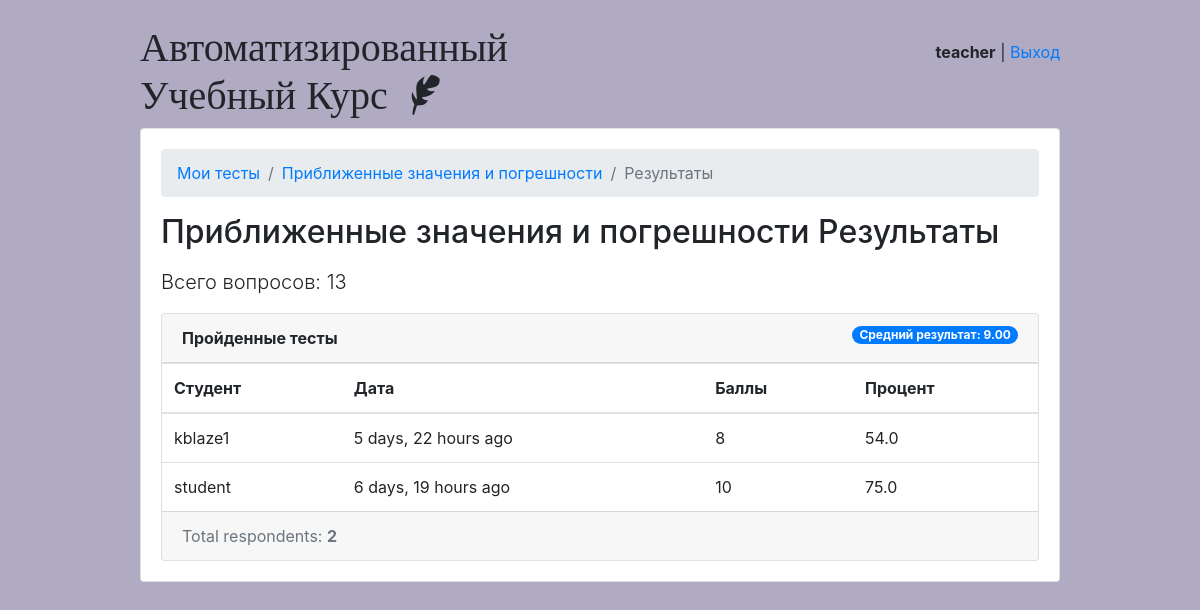
/teachers/quiz/39/results/ (signed in), run on the app's committed database.
### classroom/models.py (models this page shows, shortened)
class User(AbstractUser):
    is_student = models.BooleanField(default=False)
    is_teacher = models.BooleanField(default=False)

class Quiz(models.Model):
    owner = models.ForeignKey(User, on_delete=models.CASCADE, related_name='quizzes')
    name = models.CharField(max_length=255)
    subject = models.ForeignKey(Subject, on_delete=models.CASCADE, related_name='quizzes')

class TakenQuiz(models.Model):
    student = models.ForeignKey(Student, on_delete=models.CASCADE, related_name='taken_quizzes')
    quiz = models.ForeignKey(Quiz, on_delete=models.CASCADE, related_name='taken_quizzes')
    score = models.IntegerField()
    score1 = models.FloatField()
    score2 = models.FloatField()
    score3 = models.FloatField()
    percentage = models.FloatField()
    date = models.DateTimeField(auto_now_add=True)

class Student(models.Model):
    user = models.OneToOneField(User, on_delete=models.CASCADE, primary_key=True)
    quizzes = models.ManyToManyField(Quiz, through='TakenQuiz')
    interests = models.ManyToManyField(Subject, related_name='interested_students')
    email = models.CharField(default="", max_length=30)
    first_name = models.CharField(default="", max_length=30)
    last_name = models.CharField(default="", max_length=30)
    group = models.CharField(default="", max_length=10)
    score = models.FloatField(default=0)
    score1 = models.FloatField(default=0)
    score2 = models.FloatField(default=0)
    score3 = models.FloatField(default=0)
    predict = models.FloatField(default=0)

### classroom/views/teachers.py (the view)
# urls.py: path('quiz/<int:pk>/results/', teachers.QuizResultsView.as_view(), name='quiz_results'),
@method_decorator([login_required, teacher_required], name='dispatch')
class QuizResultsView(DetailView):
    model = Quiz
    context_object_name = 'quiz'
    template_name = 'classroom/teachers/quiz_results.html'
    def get_context_data(self, **kwargs):
        quiz = self.get_object()
        taken_quizzes = quiz.taken_quizzes.select_related('student__user').order_by('-date')
        total_taken_quizzes = taken_quizzes.count()
        quiz_score = quiz.taken_quizzes.aggregate(average_score=Avg('score'))
        extra_context = {
            'taken_quizzes': taken_quizzes,
            'total_taken_quizzes': total_taken_quizzes,
            'quiz_score': quiz_score,
            'total_questions':quiz.questions.count()
        }
        kwargs.update(extra_context)
        return super().get_context_data(**kwargs)
    def get_queryset(self):
        return self.request.user.quizzes.all()

### classroom/templates/classroom/teachers/quiz_results.html
{% extends 'base.html' %}
{% load crispy_forms_tags humanize %}
{% block content %}
  <nav aria-label="breadcrumb">
    <ol class="breadcrumb">
      <li class="breadcrumb-item"><a href="{% url 'teachers:quiz_change_list' %}">Мои тесты</a></li>
      <li class="breadcrumb-item"><a href="{% url 'teachers:quiz_change' quiz.pk %}">{{ quiz.name }}</a></li>
      <li class="breadcrumb-item active" aria-current="page">Результаты</li>
    </ol>
  </nav>
  <h2 class="mb-3">{{ quiz.name }} Результаты</h2>
  <p class="lead">Всего вопросов: {{total_questions}}</p>
  <div class="card">
    <div class="card-header">
      <strong>Пройденные тесты</strong>
      <span class="badge badge-pill badge-primary float-right">Средний результат: {{ quiz_score.average_score|default_if_none:0.0|floatformat:2 }}</span>
    </div>
    <table class="table mb-0">
      <thead>
        <tr>
          <th>Студент</th>
          <th>Дата</th>
          <th>Баллы</th>
          <th>Процент</th>
        </tr>
      </thead>
      <tbody>
        {% for taken_quiz in taken_quizzes %}
          <tr>
            <td>{{ taken_quiz.student.user.username }}</td>
            <td>{{ taken_quiz.date|naturaltime }}</td>
            <td>{{ taken_quiz.score }}</td>
            <td>{{ taken_quiz.percentage }}</td>
          </tr>
        {% endfor %}
      </tbody>
    </table>
    <div class="card-footer text-muted">
      Total respondents: <strong>{{ total_taken_quizzes }}</strong>
    </div>
  </div>
{% endblock %}

### templates/base.html (shortened to what this page needs)
{% load static %}
<!doctype html>
<html lang="en">
  <head>
    <link rel="stylesheet" href="{% static 'css/bootstrap.min.css' %}">
    <link rel="stylesheet" type="text/css" href="{% static 'vendor/fontello-2f186091/css/fontello.css' %}">
    <link rel="stylesheet" type="text/css" href="{% static 'css/app.css' %}">
    {% if user.is_authenticated and user.is_teacher %}
      <link rel="stylesheet" type="text/css" href="{% static 'css/teachers.css' %}">
    {% else %}
      <link rel="stylesheet" type="text/css" href="{% static 'css/students.css' %}">
    {% endif %}
  </head>
  <body>
    <div class="container my-4">
      <div class="row justify-content-center">
        <div class="col-md-10 col-sm-12">
          <div class="row">
            <div class="col-6">
              <h1 class="logo">
                <a href="{% url 'home' %}">
                  Автоматизированный Учебный Курс
                  {% if user.is_authenticated %}
                    {% if user.is_teacher %}
                      <span class="icon-feather" data-toggle="tooltip" data-placement="right" title="Профиль учителя"></span>
                    {% else %}
                      <span class="icon-graduation-cap" data-toggle="tooltip" data-placement="right" title="Профиль студента"></span>
                    {% endif %}
                  {% endif %}
                </a>
              </h1>
            </div>
            <div class="col-6 text-right">
              {% if user.is_authenticated %}
                <p class="pt-3">
                  {% if user.is_student %}
                    <strong><a href="{% url 'students:student_detail' student=user.id %}">{{ user.username }}</a> - {{user.student.score}}</strong>
                  {% else %}
                    <strong>{{ user.username }}</strong>
                  {% endif %}
                    | <a href="{% url 'logout' %}">Выход</a>
                </p>
              {% else %}
                <a href="{% url 'login' %}" class="btn btn-light" role="button">Войти</a>
                <a href="{% url 'signup' %}" class="btn btn-primary" role="button">Регистрация</a>
              {% endif %}
            </div>
          </div>
          <div class="card mb-3">
            <div class="card-body">
              {% block content %}
              {% endblock %}
            </div>
          </div>
        </div>
      </div>
    </div>
  </body>
</html>

### static/css/app.css (style rules this page uses)
.logo { font-family: 'Clicker Script', cursive; }
.logo a { color: #212529; text-decoration: none; }

### static/css/teachers.css (style rules this page uses)
body { background-color: #b0aac2; }

### data on the page
User: username "teacher"
Quiz: name "Приближенные значения и погрешности"
TakenQuiz: student.user.username "kblaze1", date "5 days, 22 hours ago", score "8", percentage "54.0"
TakenQuiz: student.user.username "student", date "6 days, 19 hours ago", score "10", percentage "75.0"

### other printed values
{{ total_questions }} "13"
{{ quiz_score.average_score|default_if_none:0.0|floatformat:2 }} "9.00"
{{ total_taken_quizzes }} "2"
